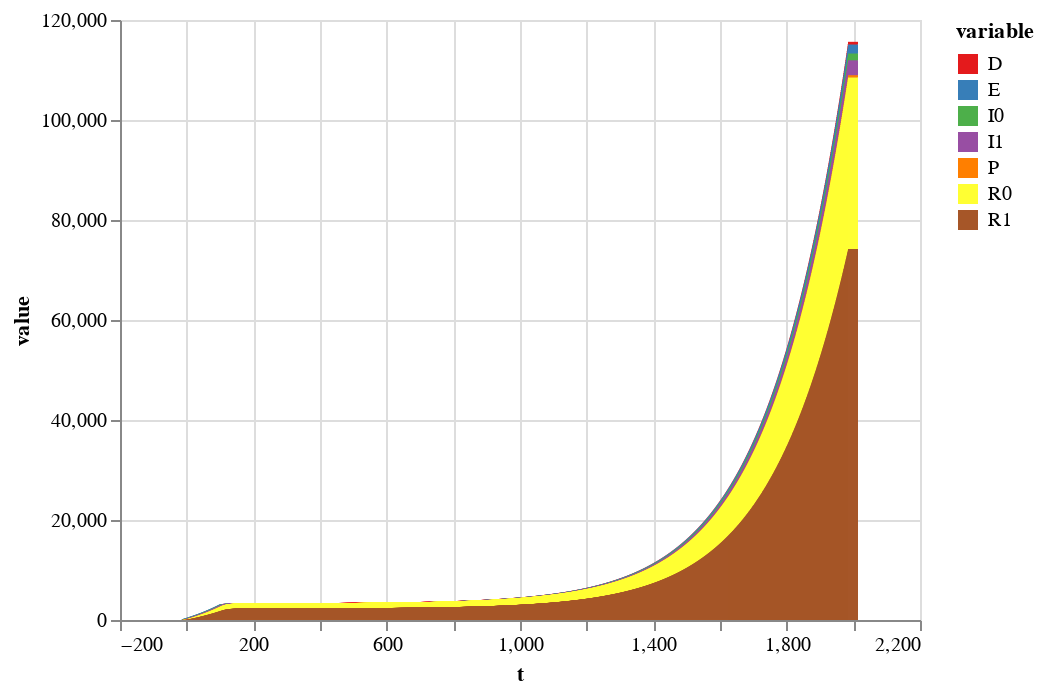

Notebook source saved alongside this figure:
### Code cell
alt.Chart(plot_values).mark_bar().encode(
    x='t',
    y=alt.Y('value', stack=True),
    color=alt.Color('variable', scale=alt.Scale(scheme="set1"))
).properties(
).interactive()

### Figure 1 — Vega-Lite specification as saved in the notebook (floating-point values rounded to 4 significant figures; data arrays with more than 128 entries replaced by an {"elided": "..."} marker saying what was removed)
{"$schema": "https://vega.github.io/schema/vega-lite/v3.4.0.json", "config": {"mark": {"tooltip": null}, "view": {"height": 300, "width": 400}}, "data": {"name": "data-dc8ea1b3d3827fe1969d120c9ebc771f"}, "datasets": {"data-dc8ea1b3d3827fe1969d120c9ebc771f": {"elided": "14000 records"}}, "encoding": {"color": {"field": "variable", "scale": {"scheme": "set1"}, "type": "nominal"}, "x": {"field": "t", "type": "quantitative"}, "y": {"field": "value", "stack": true, "type": "quantitative"}}, "mark": "bar", "selection": {"selector177": {"bind": "scales", "encodings": ["x", "y"], "type": "interval"}}}
